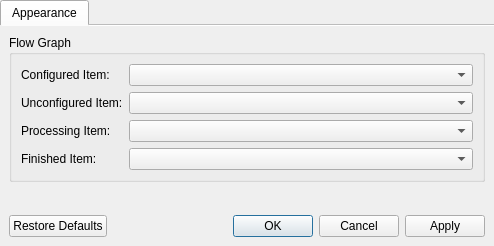
<?xml version="1.0" encoding="UTF-8"?>
<ui version="4.0">
 <class>SettingsDialog</class>
 <widget class="QWidget" name="SettingsDialog">
  <property name="geometry">
   <rect>
    <x>0</x>
    <y>0</y>
    <width>494</width>
    <height>246</height>
   </rect>
  </property>
  <property name="windowTitle">
   <string>Settings</string>
  </property>
  <layout class="QVBoxLayout" name="verticalLayout">
   <property name="margin">
    <number>0</number>
   </property>
   <item>
    <widget class="QTabWidget" name="tabWidget">
     <property name="currentIndex">
      <number>0</number>
     </property>
     <property name="documentMode">
      <bool>true</bool>
     </property>
     <widget class="QWidget" name="tab_appearance">
      <attribute name="title">
       <string>Appearance</string>
      </attribute>
      <layout class="QVBoxLayout" name="verticalLayout_2">
       <item>
        <widget class="QGroupBox" name="groupBox">
         <property name="title">
          <string>Flow Graph</string>
         </property>
         <layout class="QFormLayout" name="formLayout">
          <item row="0" column="0">
           <widget class="QLabel" name="label">
            <property name="text">
             <string>Configured Item:</string>
            </property>
            <property name="buddy">
             <cstring>setting_color_configured</cstring>
            </property>
           </widget>
          </item>
          <item row="0" column="1">
           <widget class="ColorComboBox" name="setting_color_configured">
            <property name="minimumSize">
             <size>
              <width>200</width>
              <height>0</height>
             </size>
            </property>
           </widget>
          </item>
          <item row="1" column="0">
           <widget class="QLabel" name="label_2">
            <property name="text">
             <string>Unconfigured Item:</string>
            </property>
            <property name="buddy">
             <cstring>setting_color_unconfigured</cstring>
            </property>
           </widget>
          </item>
          <item row="1" column="1">
           <widget class="ColorComboBox" name="setting_color_unconfigured">
            <property name="minimumSize">
             <size>
              <width>200</width>
              <height>0</height>
             </size>
            </property>
           </widget>
          </item>
          <item row="2" column="0">
           <widget class="QLabel" name="label_3">
            <property name="text">
             <string>Processing Item:</string>
            </property>
            <property name="buddy">
             <cstring>setting_color_processing</cstring>
            </property>
           </widget>
          </item>
          <item row="2" column="1">
           <widget class="ColorComboBox" name="setting_color_processing">
            <property name="minimumSize">
             <size>
              <width>200</width>
              <height>0</height>
             </size>
            </property>
           </widget>
          </item>
          <item row="3" column="0">
           <widget class="QLabel" name="label_4">
            <property name="text">
             <string>Finished Item:</string>
            </property>
            <property name="buddy">
             <cstring>setting_color_finished</cstring>
            </property>
           </widget>
          </item>
          <item row="3" column="1">
           <widget class="ColorComboBox" name="setting_color_finished">
            <property name="minimumSize">
             <size>
              <width>200</width>
              <height>0</height>
             </size>
            </property>
           </widget>
          </item>
         </layout>
        </widget>
       </item>
       <item>
        <spacer name="verticalSpacer">
         <property name="orientation">
          <enum>Qt::Vertical</enum>
         </property>
         <property name="sizeHint" stdset="0">
          <size>
           <width>20</width>
           <height>32</height>
          </size>
         </property>
        </spacer>
       </item>
       <item>
        <widget class="QDialogButtonBox" name="buttonBox">
         <property name="standardButtons">
          <set>QDialogButtonBox::Apply|QDialogButtonBox::Cancel|QDialogButtonBox::Ok|QDialogButtonBox::RestoreDefaults</set>
         </property>
        </widget>
       </item>
      </layout>
     </widget>
    </widget>
   </item>
  </layout>
 </widget>
 <customwidgets>
  <customwidget>
   <class>ColorComboBox</class>
   <extends>QComboBox</extends>
   <header>core/ColorComboBox.h</header>
  </customwidget>
 </customwidgets>
 <resources/>
 <connections/>
</ui>
